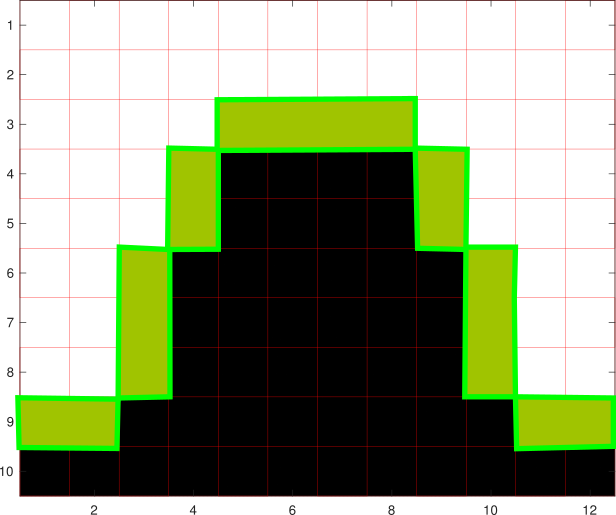
#> input picture Lectures/Lecture-08/figures/edge_detail_pixel_count.png, 616 x 515 px
$ jupyter execute --allow-errors 08-Statistics.ipynb   (shell and % lines are left out)
#> lines starting #> are read from the running program, lines starting #| are printed output that depends on the picture
### Lectures/Lecture-08/lecture8_support.py
import numpy as np
import matplotlib.pyplot as plt
import matplotlib.colors as colors

def target(n,size):
    x,y=np.meshgrid(np.linspace(-1,1,size),np.linspace(-1,1,size))
    r = np.sqrt(x**2+y**2)
    img = (0<np.cos(np.pi*r*n))*(r<1)

    return img

def hit_pattern(x,y,s,N) :
    xx=x+np.random.normal(size=N)*s
    yy=y+np.random.normal(size=N)*s

    return xx,yy

def precacc(N,labels=['Low accuracy','High accuracy','Low precision','High precision']):
#> called with N = 1000
    cm=['white','crimson']
    rw=colors.ListedColormap(cm)

    cases = [[0.25,0.3,0.1],
            [0.25,0.3,0.02],
            [0.5,0.5,0.1],
            [0.5,0.5,0.02]]
    fig,axes=plt.subplots(2,2,figsize=[10,8])
    axes=axes.ravel()
    for ax,h in zip(axes,cases) :
        x,y = hit_pattern(N*h[0],N*h[1],N*h[2],20)
        ax.imshow(target(5,N),cmap=rw)
        ax.scatter(x,y,s=25,color='black')
        for name in ['left','right','top','bottom'] :
            ax.spines[name].set_visible(False)
        ax.set_xticks([])
        ax.set_yticks([])

    axes[0].set_ylabel(labels[0],fontsize=15)
    axes[2].set_ylabel(labels[1],fontsize=15)
    axes[2].set_xlabel(labels[2],fontsize=15)
    axes[3].set_xlabel(labels[3],fontsize=15);

### Lectures/Lecture-08/confmap.py
import numpy as np
import matplotlib.pyplot as plt

def multi_gaussian(x,m,s) :
    return np.exp(-(x-m)**2/(2*s**2))

# [101 lines left out: functions multi_gaussian_plot, plot_thresholded_gaussians, conf_plot, conf_value, conf_map, not called in this run]

### Lectures/Lecture-08/08-Statistics.ipynb
# Uncertainty, Statistics, and Reproducibility

<h1>Uncertainty, Statistics, and Reproducibility</h1>

<p>
<b>Quantitative Big Imaging - ETHZ: 227-0966-00L</b>
<br />
</p>
<br />
<p style="font-size:1em;">April 14, 2022</p>
<br /><br />
<p style="font-size:1.5em;padding-bottom: 0.25em;">Anders Kaestner</p>
<p style="font-size:1em;">Laboratory for Neutron Scattering and Imaging<br />Paul Scherrer Institut</p>

[cell 1]
import seaborn as sns
import numpy as np
import matplotlib.pyplot as plt
from sklearn.datasets import load_iris
import skimage.filters as flt
import pandas as pd
import matplotlib.patches as patches
import tifffile as tiff
from lecture8_support import *
import confmap as cm

plt.rcParams["font.size"] = 12
plt.rcParams['font.family'] = ['sans-serif']
plt.rcParams['font.sans-serif'] = ['DejaVu Sans']
#plt.style.use('ggplot')
plt.style.use('default')
sns.set_style("whitegrid", {'axes.grid': False})
dcolors = plt.rcParams['axes.prop_cycle'].by_key()['color']

## Literature / Useful References

### Books
- Jean Claude, [_Morphometry with R_](http://link.springer.com/book/10.1007%2F978-0-387-77789-4), __Chapter 3__
- John C. Russ, [_The Image Processing Handbook_](http://dx.doi.org/10.1201/9780203881095),(Boca Raton, CRC Press)
- Gregory J. Privitera, _Statistics for the Behavioral Sciences_ [__Chapter 8__](http://www.sagepub.com/upm-data/40007_Chapter8.pdf)
- Drosg, 2009, ["Dealing with uncertainties"](https://doi.org/0.1007/978-3-642-01384-3), Springer Verlag
- M. Grabe, 2014,["Measurement Uncertainties in Science and Technology"](https://doi.org/10.1007/978-3-319-04888-8), Springer Verlag
- Ch. Gillmann, 2018,["Image processing under uncertainty"](https://kluedo.ub.rptu.de/frontdoor/deliver/index/docId/5470/file/Dissertation_Christina_Gillmann.pdf), PhD Thesis, Uni Kaiserslautern
- Leland and Wilkinson, [_Grammar of Graphics_](http://www.springer.com/gp/book/9780387245447)

### Papers / Sites
- [Databases Introduction](http://swcarpentry.github.io/sql-novice-survey/)
- [Measurement errors - European Commission Glossary](https://cros-legacy.ec.europa.eu/content/measurement-error_en)
- [Detection limit - Wikipedia](https://en.wikipedia.org/wiki/Detection_limit)
- [Error propagation](https://www.webassign.net/question_assets/unccolphysmechl1/measurements/manual.html)
- [Error bands - Stack exchange](https://physics.stackexchange.com/questions/496841/what-should-be-the-real-error-band-of-a-fit-function)
- [Visualizing Genomic Data](http://circos.ca/documentation/course/visualizing-genomic-data.pdf) (General Visualization Techniques)
- [NIMRod Parameter Studies](http://www.messagelab.monash.edu.au/nimrod)

- M.E. Wolak, D.J. Fairbairn, Y.R. Paulsen (2012) Guidelines for Estimating Repeatability. Methods in Ecology and Evolution 3(1):129-137.
- David J.C. MacKay, [Bayesian Interpolation](http://citeseer.ist.psu.edu/viewdoc/summary?doi=10.1.1.27.9072) (1991)

### Videos / Podcasts
- [Google/Stanford Statistics Intro](https://www.youtube.com/watch?v=YFC2KUmEebc)
- Last Week Tonight with John Oliver: [Scientific Studies](https://www.youtube.com/watch?v=0Rnq1NpHdmw)
- [Credibility Crisis](https://www.datacamp.com/community/podcast/credibility-crisis-in-data-science)

### Further material
#### Slides
- [How to solve NLP problems](https://twitter.com/sleepinyourhat/status/1105946169165955073?s=20)
- Kieran Healy, [Data Visualization - A practical introduction](https://socviz.co/lookatdata.html)
- [P-Values with Puppies](https://hackernoon.com/explaining-p-values-with-puppies-af63d68005d0)

#### Model Evaluation

- [Julia Evans - Recalling with Precision](https://www.youtube.com/watch?v=ryZL4XNUmwo)
- [Stripe's Next Top Model](https://github.com/stripe/topmodel)

## Previously on QBI ...

<br>

- Image Enhancement
 - Highlighting the contrast of interest in images
 - Minimizing Noise
- Understanding image histograms
- Automatic Methods
- Component Labeling
- Single Shape Analysis
- Complicated Shapes

## Today's outline

- Motivation (Why and How?)
- Scientific Goals
- Reproducibility
- Predicting and Validating
- Statistical metrics and results
- Parameterization
    - Parameter sweep
    - Sensitivity analysis
- Data frames
- Visualization

## Quantitative "Big" Imaging

The course has covered imaging enough and there have been a few quantitative metrics,

...but "big" has not really mentioned!

So, what does __big__ mean?

- Not just / even large
- it means being ready for _big data_
    - The three V's: __V__ olume, __V__ elocity, __V__ ariety
    - scalable, fast, easy to customize

So what is "big" imaging?

## Objectives

Scientific Studies all try to get to a single or few numbers
- Make sure this number is describing the structure well (earlier lectures)
- Making sure the number is meaningful (__today!__)

How do we:
1. Compare the number from different samples and groups?
     - Within a sample or same type of samples
     - Between samples
3. Compare different processing steps like filter choice, minimum volume, resolution, etc?
4. Evaluate our parameter selection?
5. Ensure our techniques do what they are supposed to do?
6. Visualize so much data? Are there rules?

## What do we start with?

Going back to our original cell image

1. We have been able to __get rid of the noise__ in the image and __find all the cells__ (lecture 2-4)

1. We have __analyzed the shape__ of the cells (lecture 5)

1. We even __separated cells joined together__ using Watershed (lecture 6)

1. We have created even more __metrics characterizing the distribution__ (lecture 7)

We have at least a few samples (or different regions),
- large number of metrics and
- and almost as large number of parameters to _tune_

__How do we do something meaningful with it?__

# Correlation and Causation

One of the most repeated criticisms of scientific work is that correlation and causation are confused.

<div class="row">
<div class="column25">

__Correlation__

<center></center>

 - means a statistical relationship
 - very easy to show (single calculation)

</div>
<div class="column35">

__Causation__

<center></center>

 - implies there is a mechanism between A and B
 - can be very difficult to show (impossible to prove)

</div>
</div>

## Observational or Controlled

There are two broad classes of data and scientific studies.

- Observational
- Controlled

Each type appears, but it is more likely to perform observational studies in the early stages of a project to gain an overview of the working field. From this study it you will make observations for more detailed studies which then are controlled.

<div class="row">
<div class="column">
<center>

__Observational__


</center>
</div>
<div class="column">
<center>

__Controlled__


</center>
</div>
</div>

```{figure} figures/noun_MuseumVisit.pdf
---
scale: 50%
name: fig_observer
---
In observational experiments you stand back and only observe what is happening.
```

```{figure} figures/noun_puppet.pdf
---
scale: 50%
name: fig_controller
---
In controlled experiments you prepare the samples for a specific purpose and control the environment.
```

### Observational

In observational experiments you are not interfering with the observed phenomenon. You only make a selection of specimens or individuals that will be measured as they appear.

<div class="row">
<div class="column45">

__Exploring large datasets looking for trends__
 - Population is random
 - Not always hypothesis driven
 - Rarely leads to causation

#### Examples of observational experiments
- We examined 100 people
    - the ones with blue eyes were on average 10cm taller

- In 100 cake samples
    - we found a 0.9 correlation between baking time and bubble size

</div>
<div class="column15">

</div>
</div>

### Controlled

The controlled experiments are designed to explore specific aspects of a population or phenomenon. To achieve this, you want to introduce differences between different groups and keep one as reference. The reference group can be the unmodified samples or samples prepared with an wellknown process.

<div class="row">
<div class="column45">

__Most scientific studies fall into this category__
 - Specifics of the groups are controlled
 - Can lead to causation

#### Examples of controlled experiments
- We examined 50 mice with gene XYZ off and 50 gene XYZ on and as the foot size increased by 10%
- We increased the temperature and the number of pores in the metal increased by 10%

</div>
<div class="column15">

</div>
</div>

# Qualitative vs Quantitative

Given the complexity of the tree, we need to do some pruning

## Qualitative Assessment

<div class="row">
    <div class="column">

- Evaluating metrics using visual feedback
- Compare with expectations from
    - other independent techniques
    - or approach
- Are there artifacts which are included in the output?
- Do the shapes look correct?
- Are they distributed as expected?
- Is their orientation meaningful?

</div>
<div class="column">


</div></div>

## Quantitative Metrics

With a quantitative approach, we can calculate
- the specific shape
- or distribution metrics on the sample

with each parameter and establish the relationship between
- parameter
- and metric.

# Handling uncertainties in image processing

## Why do we need to talk about the uncertain?
> “Scientific knowledge is a body of statements of varying degree of certainty
> – some most unsure, some nearly sure, but none absolutely certain.”
>As found in Feynman, RP (1997) Surely You Are Joking, Mr. Feynman, Norton, New York.

## Which uncertainties are we dealing with?

<div class="row">
<div class="column">

### Technical uncertainties
- Metric
- Noise
- Unsharpness
- Effects from image processing
- Numerical errors

</div>
<div class="column">

### Field specific uncertainties
- Model simplifications
- Variations in population

</div>
</div>

## Uncertainty categories

<div class="row">
<div class="column">

### Systematic
Reproducible - no statistical analysis
- Rounding errors
- Uncalibrated systems
- Algorithmic choices
- Etc.

</div>
<div class="column">

### Random
Statistical fluctuations
- Natural variations in studied population
- Source fluctuations
- Detector noise

</div></div>

## Target practicing

[cell 2]
precacc(1000)
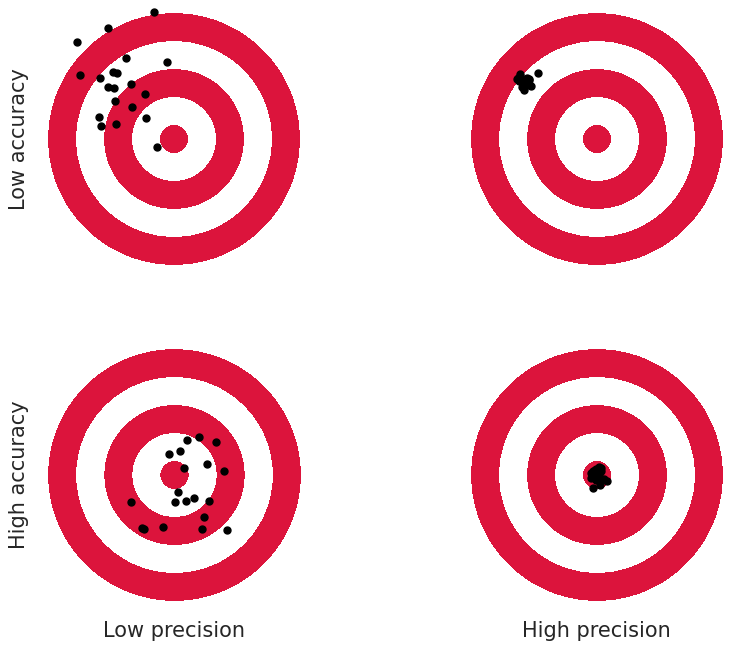
#> figure drawn by matplotlib, 4 panels

### Target practicing in statistical terms

[cell 3]
precacc(1000,['Large bias','Small bias','Large variance','Small variance'])
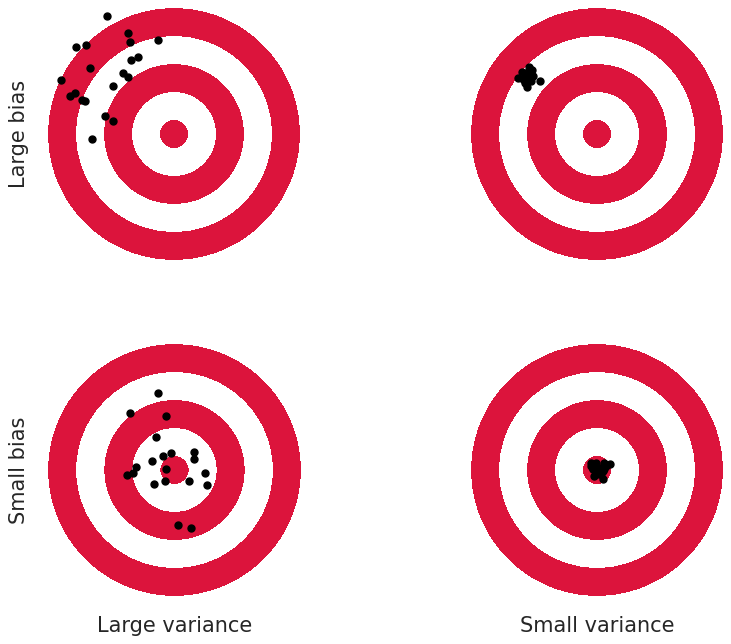
#> figure drawn by matplotlib, 4 panels

## Counting or measuring

<div class="row">
<div class="column">

__Counting__

<center></center>


 - Discrete countable items
 - Absolute values

 Uncertainties: from preparation

 _Example:_ area of segmented region

</div>
<div class="column">

__Measuring__

<center></center>

 - Physical quantities
 - Values with uncertainties

 Uncertainties: Noise, instrumentation

 _Example:_ mixing ratios from gray levels
</div>
</div>

## Absolute vs relative uncertainties
Errors must be compared from a neutral perspective

<div class="row">
    <div class="column">

### Absolute uncertainty
Assume we can measure a distance with an error of 1mm
> Distance to the moon - 384400km

> The diameter of a coin - 20mm

</div>
<div class="column">

### Relative uncertainty
Relates the error to the measured quantity

> Distance to the moon - 0.000000002601457

> Diameter of a coin - 0.05

</div></div>

## Propagation of uncertainty

<div class="row">
    <div class="column">

### Uncertainty of f(x)

$$\sigma_f(x) = \frac{\partial f}{\partial x}\cdot \sigma_{x}$$

</div>
<div class="column">

### Uncertainty of f(x,y)

$$\sigma_f(x,y) = \left(\frac{\partial f}{\partial x}\cdot \sigma_{x}\right)^2 + \left(\frac{\partial f}{\partial y}\cdot \sigma_{y}\right)^2 + \underbrace{\frac{\partial f}{\partial x}\cdot\frac{\partial f}{\partial y}\cdot\overline{\sigma_{xy}}}_{\mbox{x and y uncorrelated?}}$$


</div></div>

## Uncertain quantities in imaging experiments

- Pixel size
- Segmentation
- Sampling time stamps in time series
- Intensity levels

### Three examples
- Determine the pixel size
- Measure the perimeter length
- Meassure water volume behind a pixel

### Example measure the pixel size
To measure pixel size we need:
- An object with known length
- An image of the object

$$\mbox{pixel size}=\frac{\mbox{Object length}}{\mbox{Pixel distance between edges}}$$

#### Uncertainty equation
We assume that the two measured values are uncorrelated
$$\frac{\sigma_{a/b}}{a/b}=\sqrt{\left(\frac{\sigma_a}{a}\right)^2 + \left(\frac{\sigma_b}{b}\right)^2}$$

[From this tutorial](https://www.webassign.net/question_assets/unccolphysmechl1/measurements/manual.html)

#### Our measurements

#> (a cell that did not finish here is left out)

| Quantity  | Measurement | Uncertainty   | Unit |
|:---|---:|---:|---|
| Caliper distance  | 20.0 | 0.05 | mm |
| Pixel distance    | 464.9  | 0.32  | pixels |

[A tutorial showing the detailed analysis](https://colab.research.google.com/github/ImagingELearning/resolution/blob/main/tutorials/02_PixelSize/02_PixelSize.ipynb)

#### Pixel size with uncertainty
We know uncertainty equation for $a/b$.

Let's plug in the pixel meassurements:

$$\frac{\sigma_{Pixelsize}}{Pixelsize}=\sqrt{\biggl({\frac{\sigma_{pixels}}{pixels} }\biggr)^2+ \biggl({\frac{\sigma_{length}}{length}}\biggr)^2}$$

[cell 5]
length       = 20.0 # mm
#> length = 20
error_length = 0.05 # mm
pixels       = 464.9 # pixels
error_pixels = 0.32  # pixels

pixel_size = length/pixels
#> pixel_size = 0.043

rel_uncertainty = np.sqrt((error_pixels/pixels)**2 + (error_length/length)**2)
#> rel_uncertainty = 0.00259

print('Pixel size = {0:0.3f} mm/pixel +/- {1:0.4f}%'.format(pixel_size,rel_uncertainty*100))
#| Pixel size = 0.043 mm/pixel +/- 0.2593%

### Measurements in segmented images

In lecture 5 we learned to measure

- Area
- Perimeter
- Positions
- Distances

Considering them to be absolute values as we mostly just count pixels...

_Let's see how the uncertainty of the pixel size among others changes this_

### Meassure the perimeter length

The perimeter length has three sources of uncertainty:
- How were the edge pixels identified?
    _Method choices can introduce biases_
- The pixel size...

and...

- How well was the image segmented?
    _Edges are segmented with least confidence_

#### Selecting edge pixels

A method to identify edge pixels is
$$edge(f) = f - \varepsilon_{SE}(f)$$
which pixels depends on the used SE.

<center>

</center>

#### Counting perimeter elements

[cell 6]
imgs=[plt.imread('figures/edge_detail_pixel_count.png'),
      plt.imread('figures/edge_detail_outline.png'),
      plt.imread('figures/edge_detail_centerline.png')]
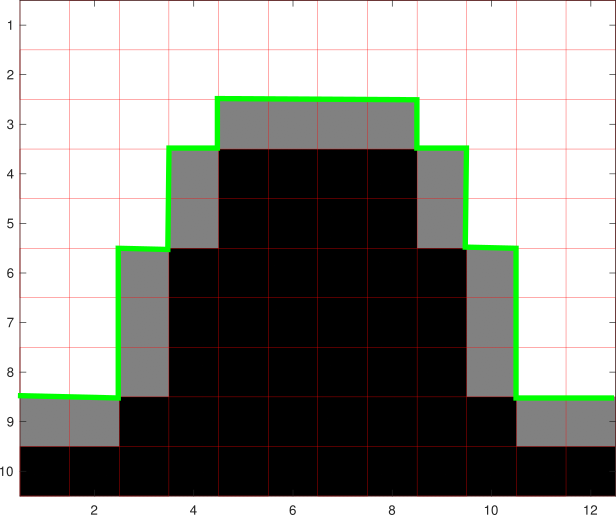
#> input picture Lectures/Lecture-08/figures/edge_detail_outline.png, 616 x 515 px
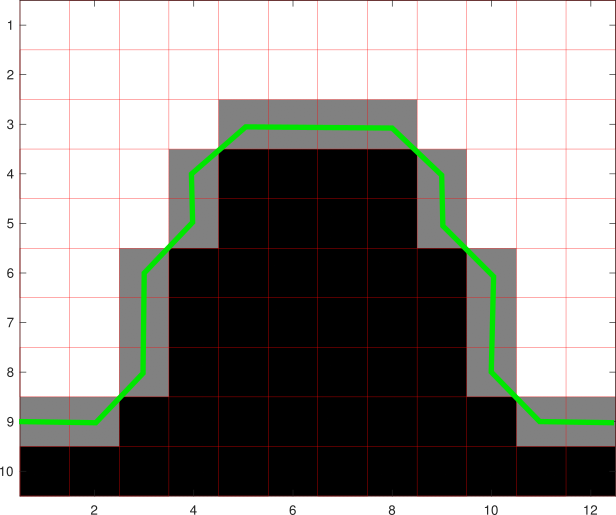
#> input picture Lectures/Lecture-08/figures/edge_detail_centerline.png, 616 x 515 px
lbls=['Counting pixels (18)', 'Edges facing background (24)','Center line (20.5)']

_,axs = plt.subplots(1,3, figsize=(15,6))
for ax,img,lbl in zip(axs,imgs,lbls) :
    ax.imshow(img)
    ax.set_title(lbl)
    ax.axis('off')
#> this loop made 3 passes
#> lbl on passes 1 to 3: 'Counting pixels (18)', 'Edges facing background (24)', 'Center line (20.5)'

#### Perimeter length with uncertainty

Let's assume we can trust the segmentation:
- Edge is 18 pixels long
- The pixel size is 0.043 mm/pixel $\pm$  0.2593%

##### Perimeter uncertainty equation
In this case we sum the edge pixels

_Derivation of the equation_

The uncertainty of a sum of measurements $\sum^N_{i=1}x_i$ each with all $x_i$ uncorrelated and the same uncertainty $\sigma_x$.

Lets start with the derivative:
$\frac{\partial f}{\partial x_i}=1\quad \forall i$

now the uncertainty is the squared sum of all $x_i$

${\sigma_{\sum x_i}}^2 = \sum_{i=1}^N {\sigma_x}^2 = N {\sigma_x}^2$

which leads to

$$\sigma_{\sum x_i} = \sigma_x \cdot \sqrt{N}$$

We have $\sigma_{Pixelsize}$=0.11 $\mu{}m$, which gives $\sigma_{Edgelength}=0.11\cdot\sqrt{18}=0.506 \mu{}m$

The edge length is 774 $\pm$ 0.5 $\mu{}m$

### Measure water volume from gray levels
In neutron imaging it is common to quantify the water content from radiographs.

<div class="row">
<div class="column23">


- The transmission (gray level) $T=\frac{I}{I_0}=e^{-\mu \cdot d}$

- The metric pixel area (pixel size)


The water volume is $V_{water}=pixelsize^2 \cdot d$


Our uncertainties are now:
- Standard deviation of the transmission (confidence interval)
- The pixel size ... again


</div>
<div class="column13">


</div></div>

#### Volume with uncertainty

Let's assume we can trust the segmentation:
- Thickness $d=5\pm0.01~mm$
- The pixel size is $p=43 \pm 0.11~\mu{}m$

##### Volume uncertainty equation
In this case, we know the uncertainty of $V=p^2\cdot d$

_Derivation of the equation_

The uncertainty of a multi product $\prod^N_{i=1}x_i$ each with all $x_i$ uncorrelated and the uncertainty $\sigma_{x_i}$, or more specific $x^2\cdot y$ with $\sigma_{x}$ $\sigma_{y}$.

Lets start with the derivative:

$\frac{\partial (x^2\cdot y)}{\partial x}=2xy$

and

$\frac{\partial (x^2\cdot y)}{\partial y}=x^2$

Now the uncertainty is
${\sigma_{x^2\cdot y}}^2 = \left(2xy \cdot \sigma_x \right)^2+ \left(x^2 \cdot \sigma_y \right)^2 $

Dividing both sides by $x^2\cdot y$ and taking the square root to get the relative uncertainty

$\frac{{\sigma_{x^2\cdot y}}}{x^2\cdot y} = \sqrt{\frac{\left(2xy \cdot \sigma_x \right)^2}{\left(x^2\cdot y\right)^2}+ \frac{\left(x^2 \cdot \sigma_y \right)^2}{\left(x^2\cdot y\right)^2} } = \sqrt{4\left(\frac{\sigma_x }{x}\right)^2+ \left(\frac{\sigma_y}{y}\right)^2}$

Which gives the relative uncertainty
$$\frac{\sigma_V}{V}=\sqrt{4\left(\frac{\sigma_{Pixelsize}}{Pixelsize}\right)^2 + \left(\frac{\sigma_{d}}{d}\right)^2}$$

#### Computing the volume with uncertainty
Plugging in the measurements in the equation:

$$\frac{\sigma_V}{V}=\sqrt{4\left(\frac{\sigma_{Pixelsize}}{Pixelsize}\right)^2 + \left(\frac{\sigma_{d}}{d}\right)^2}$$

[cell 7]
d           = 5.0      # mm
d_uncertain = 0.01     # mm
p           = 0.043    # mm
p_uncertain = 0.00011  # mm

V = p**2 * d

rel_uncertainty = np.sqrt(4*(p_uncertain/p)**2 + (d_uncertain/d)**2)

print('Volume = {0:0.3f} mm3 +/- {1:0.4f}%'.format(V,rel_uncertainty*100))

## Confidence of a segmentation
_Freely from P. Moonen's talk at ICTMS2019_

There are different ways to evaluate segmentation algorithm performance;
_From lectures 2, 4, and 5_
- Confusion matrix
- ROC curve
- Hit map

... but they require a ground truth

What if we want to know how well an image without ground truth was segmented?


[cell 8]
import importlib
importlib.reload(cm)

## Confidence map without ground truth
### Assume Gaussian noise

[cell 9]
s0=1;
noise = np.random.normal(size=[200,200])
fig,ax = plt.subplots(1,2,figsize=(12,5))
ax[0].imshow(noise,cmap='gray')
h,bins = np.histogram(noise.ravel(),bins=100)
normh=h/h.sum()
ax[1].fill(bins[:-1],normh,alpha=0.5,label='Noise histogram')
x=np.linspace(-5,5,201)
#> (the rest of this cell did not finish here and is left out)

### Threshold between two Gaussian classes
_From lecture 4_

[cell 10]
x=np.linspace(-6,6,1000)
h0 = np.exp(-(x-1)**2/2)
h1 = np.exp(-(x+1)**2/2)

gamma=0.5

# Visualization
gidx = np.abs(x - gamma).argmin()
plt.fill(x,h0,label='True positive',alpha=0.3,ec=dcolors[0],lw=2)
plt.fill(x,h1,label='True negative',alpha=0.3,ec=dcolors[1],lw=2)

plt.vlines([x[gidx]],ymin=0,ymax=1,color='magenta',label='Threshold $\gamma$={0}'.format(gamma))

plt.fill_between(x[:gidx],0,h0[:gidx],color=dcolors[2],label='False negative',alpha=0.3,ec=dcolors[2],lw=2)
plt.fill_between(x[gidx:],0,h1[gidx:],color=dcolors[3],label='False positive',alpha=0.3,ec=dcolors[3],lw=2)

plt.legend();
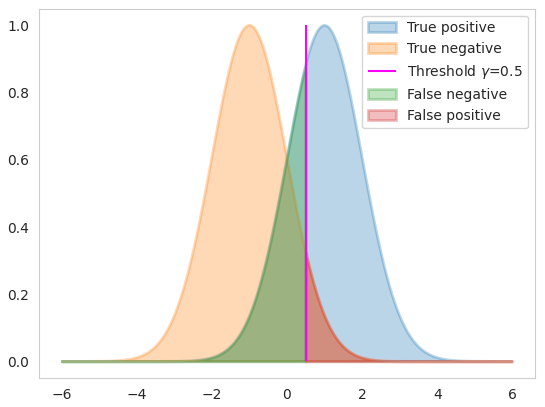
#> figure drawn by matplotlib, 1 panel
#> (the rest of the program and of its run is left out)
